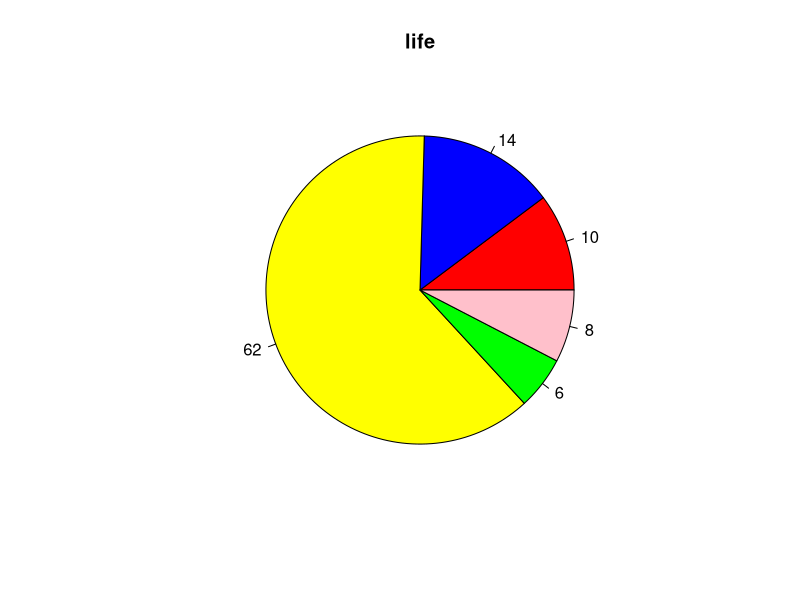

Here is the R script that generated this plot:
x<-c(35,49,213,19,26)
label<-c("money","food","ration","sun","moon")
colour<-c("red","blue","yellow","green","pink")
pie_percentage<-round(x*100/sum(x))
pie(x,pie_percentage,main= "life", col = colour)
